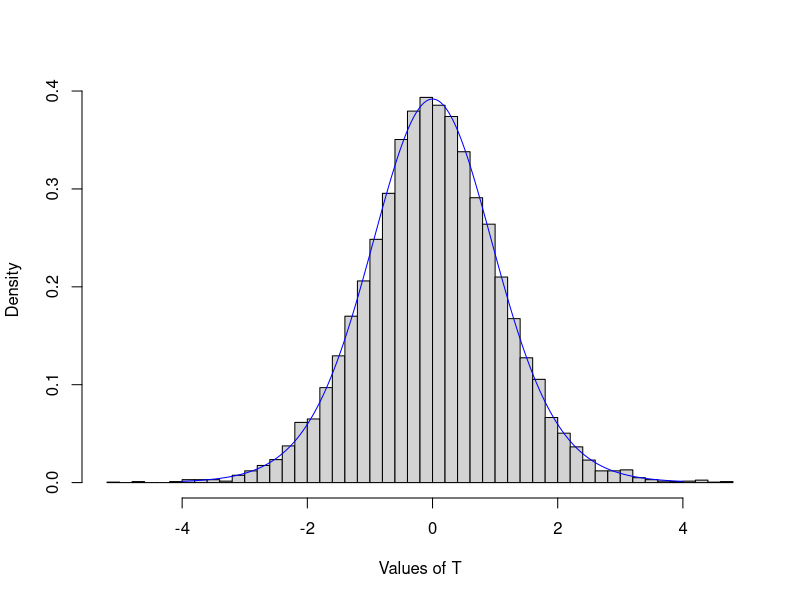

Source code (R): (Note: this script raises an error after producing the figure.)
# Simulate the t-distribution and show that "little" s^2 is an unbiased
# estimator of the population variance
bignum <- 10000 # number of simulated experiments
N <- 15 # sample size
pop.var <- 93 # population variance
pop.mean <- 47 # population mean

s2 <- S2 <- t.stat <- x.bar <- vector()

# Sample from a normal(pop.mean,pop.variance) distribution bignum times
# Compute the sample mean and variances and t-statistic
for (i in 1:bignum) {
  X <- rnorm(N,pop.mean,sqrt(pop.var))
  x.bar[i] <- mean(X)
  s2[i] <- var(X)
  S2[i] <- sum((X-x.bar[i])^2)/N # "Big S" squared, "population" variance
  t.stat[i] <- (x.bar[i] - pop.mean)/sqrt(s2[i]/N)
}

# What is the mean of the means?
cat("The population mean is ",pop.mean,
    " and the mean of the means is ",mean(x.bar))

# What is the mean of the variances?
cat("The population variance is ",pop.var,
    " and the mean of the sample variances is ",mean(s2))

# What is the mean of the "population" variances
cat("The population variance is ",pop.var,
    " and the mean of the 'population' variances is ",mean(S2))

# What is the distribution of the t-statistics? Show that the degrees of 
# freedom of the t-statistic is N-1
hist(t.stat,breaks=50,main="",xlab="Values of T",freq=FALSE)
ts <- seq(-4,4,length=200) # For plotting
# You can play around with the df and show that other t-distributions
# don't fit over the histogram as well:
lines(ts,dt(ts,N-1),col="blue") 

#############################
# T-tests using the GSS data
data <- read.csv('GSS_1980.csv')

# One sample t-test for the age variable: H0: mu <= 30 vs. H1: mu > 30
t.test(data$AGE,mu=30,alternative="greater")

# Two-sample t-test of money buying happiness
# Collapse the HAPPY variable and rename income 
happy <- data$HAPPY < 3
money <- data$REALRINC

# Determine sample sizes
total.N <- length(happy)
N.happy <- sum(happy)
N.unhappy <- total.N - N.happy

# Compute sample means
means <- aggregate(money,by=list(happy),mean)

# Compute sample variances
vars <- aggregate(money,by=list(happy),var)

# Pool the variances
sp2 <- ((N.happy - 1)*vars$x[2] + (N.unhappy - 1)*vars$x[1])/(total.N-2)

# Compute standard error estimate
se <- sqrt(sp2*(1/N.happy + 1/N.unhappy))

# Compute t
t.money <- (means$x[2] - means$x[1])/se

# Compute p-value
p.money <- 1 - pt(t.money,total.N-2)

# Compare results with:
t.test(money~happy,alternative="less",var.equal=TRUE)

# But what if variances aren't equal?
# Satterthwaite Correction
# Redefine some variables to make it easier
group.1 <- money[happy==TRUE]
group.2 <- money[happy==FALSE]

# New degrees of freedom
df.prime <- ((var(group.1)/N.1 + var(group.2)/N.2)^2)/
((var(group.1)/N.1)^2/(N.1-1) + (var(group.2)/N.2)^2/(N.2-1))  

# New estimate of standard error
se.prime <- sqrt(var(group.1)/N.1 + var(group.2)/N.2)

# t-statistic
t.prime <- (mean(group.1) - mean(group.2))/se.prime

# p-value
p.prime <- 1 - pt(t.prime,df)

# Compare with t.test
t.test(money~happy,alternative="less")

##############################
# Role of p-value (picture in notes)

# Pick two significance levels and figure out what the sample
# means are for those if mu0 = 38 (the null)
# Note the sample sizes are so large the t = z.  Use the 
# standard error from pooling the variance above.
z.1 <- 38+se*qnorm(.98) 
z.2 <- 38+se*qnorm(.998)

# Plot the null and alternative distributions where mu1 = 39.
ts <- seq(37,41,length=200)
plot(ts,dnorm(ts,38,se),type='l',ylab="",
     xlab=expression(paste("Values of ",bar(X))),lty=3)
lines(ts,dnorm(ts,39,se))
abline(v=c(z.1,z.2),lty=2)

# Highlight the p-values (0.02 and 0.002)
polygon(c(z.1,ts[ts>=z.1],z.1),
        c(0,dnorm(ts[ts>=z.1],38,se),0),angle=135,density=30)
polygon(c(z.2,ts[ts>=z.2],z.2),
        c(0,dnorm(ts[ts>=z.2],38,se),0),col="red")
abline(h=0,col="gray80")

#######################################
# Sampling distribution of the mean difference
# Set population and simulation parameters
bignum <- 10000

# Sample sizes
N.1 <- 15 
N.2 <- 20

# Population means
mu.1 <- 40
mu.2 <- 35

# Common population variance
sigma <- 9

# Simulate bignum samples
mean.d <- s.1 <- s.2 <- vector()
for (i in 1:bignum) {
  # Normal distribution for data
  X.1 <- rnorm(N.1,mu.1,sigma)
  X.2 <- rnorm(N.2,mu.2,sigma)
  
  # Compute mean difference and sds
  mean.d[i] <- mean(X.1) - mean(X.2)
  s.1[i] <- sd(X.1)
  s.2[i] <- sd(X.2)
}

ds <- seq(-5,15,length=200) # for plotting

# Sampling distribution of mean difference
hist(mean.d,freq=FALSE,breaks=50,main="",
     xlab=expression(
       paste("Values of ",bar(X)-bar(X))))
lines(ds,dnorm(ds,mu.1-mu.2,sigma*sqrt(1/N.1 + 1/N.2)))
abline(v=mu.1-mu.2,col="blue")

cat("The mean of the mean differences is ",
    mean(mean.d),
    paste(" and ",expression(mu_1-mu_2)," is ",mu.1-mu.2))
cat("The variance of the mean differences is ",
    var(mean.d),
    paste(" and ",expression(sigma^2 (1/N_1 + 1/N_2)),
          " is ",sigma^2 * (1/N.1 + 1/N.2)))
